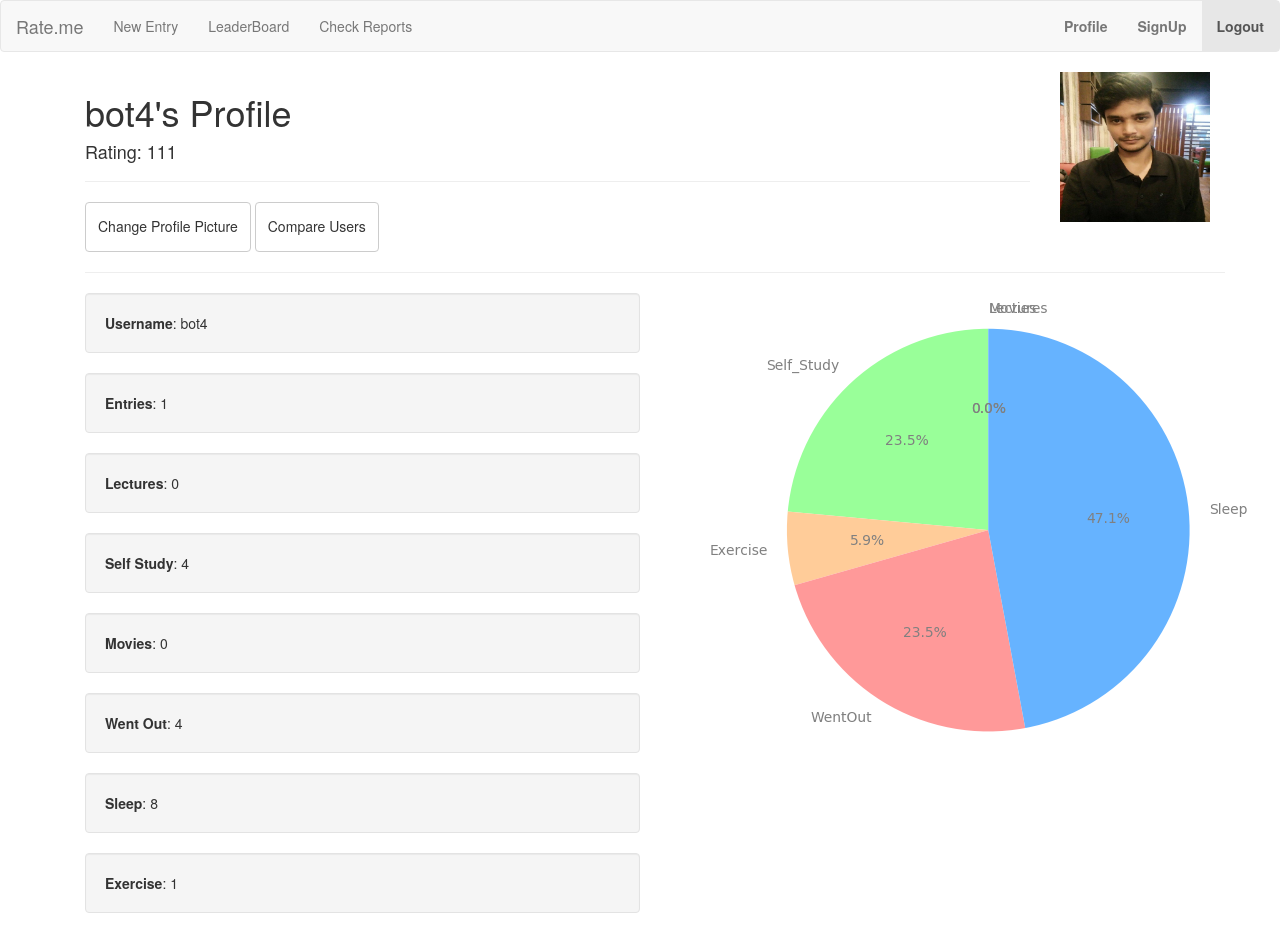
The app's page /users/profile/bot4/ with its own data.
### uusers/models.py (models this page shows)
class UserDetail(models.Model):
	username = models.CharField(max_length=50,primary_key=True)
	time_stamp = models.DateTimeField(auto_now=True)
	totMovie  = models.IntegerField(default=0)
	totStudy = models.IntegerField(default=0)
	totLectures = models.IntegerField(default=0)
	totExercise = models.IntegerField(default=0)
	totWent = models.IntegerField(default=0)
	totSleep = models.IntegerField(default=0)
	logs = models.IntegerField(default=0)
	pie = models.FileField(null=True)
	score = models.IntegerField(default=0)
	rating = models.IntegerField(default=0)
	dp = models.FileField(upload_to='.',default='default.jpeg')

### uusers/views.py (the view)
# urls.py: path('profile/<user>/',views.profile,name='profile'),
def profile(request,user):
	try:
		user_base = UserDetail.objects.get(username=user)
	except UserDetail.DoesNotExist:
		return HttpResponse("User Does Not Exist")
	return render(request,'profile.html',{'data':user_base})

### templates/profile.html (shortened to what this page needs)
{% extends 'base.html' %}
{% block content %}
{% load bootstrap3 %}
<div class="container">
<div class="row">
	<div class="col-md-10">
		<h1>{{data.username}}'s Profile</h1>
		<h4>Rating: {{data.rating}}</h4>
		<hr>
		<a href="{% url 'updatepic' %}">
		<button class="btn btn-default">
			<h5>Change Profile Picture</h5>
		</button>
		</a>
		<a href="{% url 'compareform' %}">
		<button class="btn btn-default">
			<h5>Compare Users</h5>
		</button>
		</a>
	</div>
	<div class="col-md-2">
		<img class='round' src="{{data.dp.url}}" width="150px" height="150px">
	</div>
</div>
<hr>
<div class="row">
	<div class='col-md-6'>
	<div class="well">
		<strong>Username</strong>: {{data.username}}
	</div>
	<div class="well">
		 <strong>Entries</strong>: {{data.logs}}
	</div>
	<div class="well">
		 <strong>Lectures</strong>: {{data.totLectures}}
	</div>
	<div class="well">
		 <strong>Self Study</strong>: {{data.totStudy}}
	</div>
	<div class="well">
		 <strong>Movies</strong>: {{data.totMovie}}
	</div>
	<div class="well">
		 <strong>Went Out</strong>: {{data.totWent}}
	</div>
	<div class="well">
		 <strong>Sleep</strong>: {{data.totSleep}}
	</div>
	<div class="well">
		 <strong>Exercise</strong>: {{data.totExercise}}
	</div>
	</div>
	<div class='col-md-6'>
		<img src="{{data.pie.url}}">
	</div>
</div>
</div>
</div>
{% endblock content %}

### records on screen
UserDetail: username "bot4", rating "111", dp (picture), logs "1", totLectures "0", totStudy "4", totMovie "0", totWent "4", totSleep "8", totExercise "1", pie (picture)
